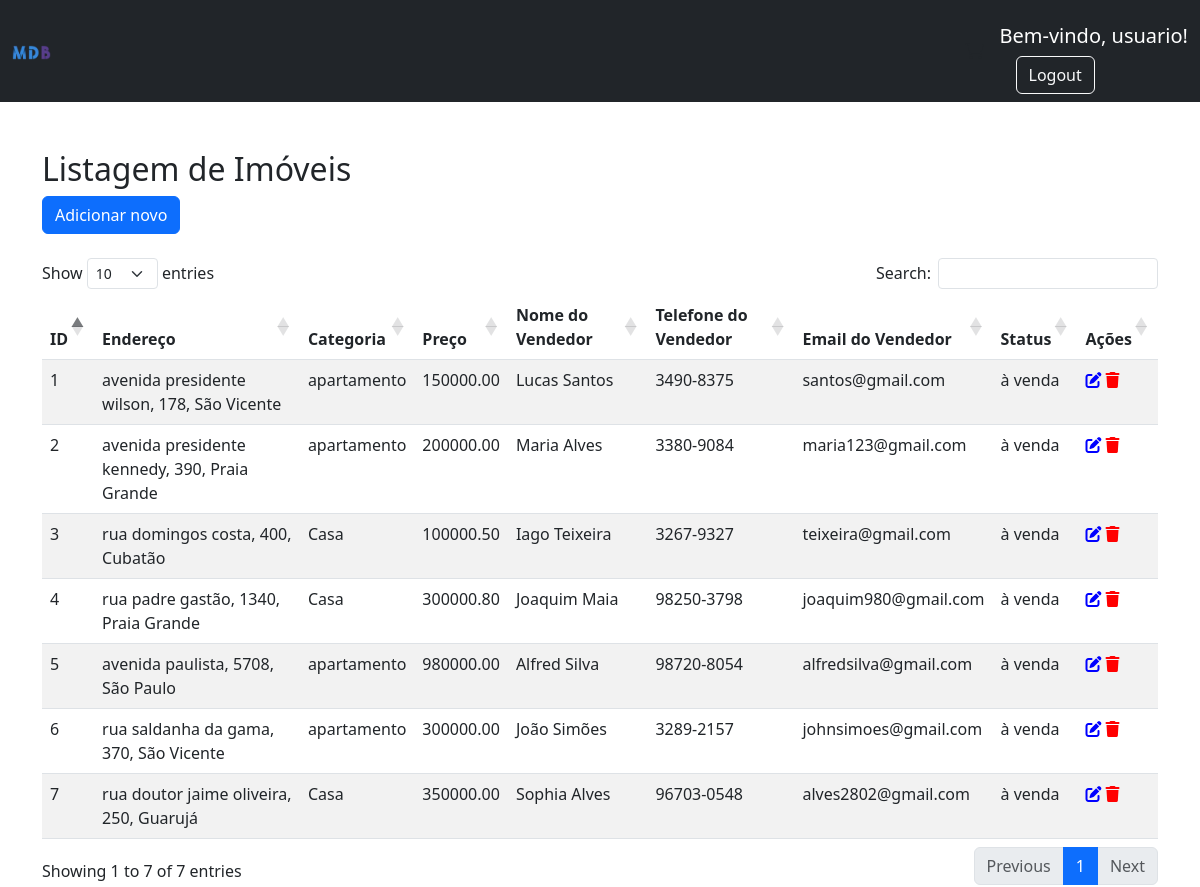
Page /painel.php (signed in) on the committed database.
### tables this page shows
CREATE TABLE `imoveis` (
  `id` int(20) NOT NULL,
  `endereco` varchar(255) NOT NULL,
  `categoria` varchar(50) DEFAULT NULL,
  `preco` decimal(10,2) NOT NULL,
  `nome_vendedor` varchar(255) NOT NULL,
  `telefone_vendedor` varchar(20) NOT NULL,
  `email_vendedor` varchar(255) NOT NULL,
  `status` varchar(30) DEFAULT NULL
);

### painel.php (the view, shortened to what this page needs)
<!DOCTYPE html>
<html>
<head>
    <link href="https://cdn.jsdelivr.net/npm/bootstrap@5.3.0/dist/css/bootstrap.min.css" rel="stylesheet">
    <link href="https://cdn.datatables.net/1.13.6/css/dataTables.bootstrap5.min.css" rel="stylesheet">
    <link rel="stylesheet" href="https://cdnjs.cloudflare.com/ajax/libs/font-awesome/6.4.2/css/all.min.css" />
</head>
<body>
    <?php
    $nomeUsuario = $_SESSION["nomeUsuario"];
    if ($nomeUsuario != null) {
    ?>
    <nav class="navbar navbar-expand-lg navbar-dark bg-dark">
        <div class="container-fluid">
            <div class="collapse navbar-collapse" id="navbarSupportedContent">
                <a class="navbar-brand mt-2 mt-lg-0" href="#">
                    <img
                        src="/fastimoveis/assets/logo.webp"
                        height="15"
                        alt="MDB Logo"
                        loading="lazy"
                    />
                </a>
            </div>
            <div class="d-flex align-items-center">
                <a class="text-reset me-3" href="#">
                    <i class="fas fa-shopping-cart"></i>
                </a>
                <div class="dropdown">
                    <a>
                        <h5 class="mt-3" style="color: white;">Bem-vindo, <?= $nomeUsuario ?>!</h5>
                    </a>
                    <div class="ms-3">
                        <a href="logout.php" class="btn btn-outline-light">Logout</a>
                    </div>
                </div>
            </div>
        </div>
    </nav>
    <div class="container">
        <h2 class="mt-5">Listagem de Imóveis</h2>
        <button type="button" class="btn btn-primary" data-bs-toggle="modal" data-bs-target="#addModal">
            Adicionar novo
        </button>
        <br>
        <br>
        <table id="imoveisTable" class="table table-striped">
            <thead>
                <tr>
                    <th>ID</th>
                    <th>Endereço</th>
                    <th>Categoria</th>
                    <th>Preço</th>
                    <th>Nome do Vendedor</th>
                    <th>Telefone do Vendedor</th>
                    <th>Email do Vendedor</th>
                    <th>Status</th>
                    <th>Ações</th>
                </tr>
            </thead>
            <tbody>
                <?php
                try {
                    $conn = new PDO("mysql:host=localhost;dbname=fastimoveis;charset=utf8", "root", "");
                    $query = "SELECT * FROM imoveis";
                    $stmt = $conn->query($query);
                    while ($row = $stmt->fetch(PDO::FETCH_ASSOC)) {
                ?>
                    <tr>
                        <td><?= $row['id'] ?></td>
                        <td><?= $row['endereco'] ?></td>
                        <td><?= $row['categoria'] ?></td>
                        <td><?= $row['preco'] ?></td>
                        <td><?= $row['nome_vendedor'] ?></td>
                        <td><?= $row['telefone_vendedor'] ?></td>
                        <td><?= $row['email_vendedor'] ?></td>
                        <td><?= $row['status'] ?></td>
                        <td>
                            <i class="edit-icon icon-button" data-bs-toggle="modal" data-bs-target="#editModal<?= $row['id'] ?>">
                                <i class="fas fa-edit"></i>
                            </i>
                            <i class="delete-icon" type="button" class="btn btn-icon btn-danger" onclick="deleteRecord(<?= $row['id'] ?>)">
                                <i class="fas fa-trash"></i>
                            </i>
                        </td>
                    </tr>
                    </div>
                <?php
                    }
                } catch (PDOException $e) {
                    echo "Error: " . $e->getMessage();
                }
                ?>
</body>
<?php }  ?>
</html>

### painel.php (style rules this page uses)
.edit-icon { color: blue; }
.delete-icon { color: red; }
.icon-button { cursor: pointer; transition: color 0.2s; }

### rows in the picture
imoveis: id "1", endereco "avenida presidente wilson, 178, São Vicente", categoria "apartamento", preco "150000.00", nome_vendedor "Lucas Santos", telefone_vendedor "3490-8375", email_vendedor "santos@gmail.com", status "à venda"
imoveis: id "2", endereco "avenida presidente kennedy, 390, Praia Grande", categoria "apartamento", preco "200000.00", nome_vendedor "Maria Alves", telefone_vendedor "3380-9084", email_vendedor "maria123@gmail.com", status "à venda"
imoveis: id "3", endereco "rua domingos costa, 400, Cubatão", categoria "Casa", preco "100000.50", nome_vendedor "Iago Teixeira", telefone_vendedor "3267-9327", email_vendedor "teixeira@gmail.com", status "à venda"
imoveis: id "4", endereco "rua padre gastão, 1340, Praia Grande", categoria "Casa", preco "300000.80", nome_vendedor "Joaquim Maia", telefone_vendedor "98250-3798", email_vendedor "joaquim980@gmail.com", status "à venda"
imoveis: id "5", endereco "avenida paulista, 5708, São Paulo", categoria "apartamento", preco "980000.00", nome_vendedor "Alfred Silva", telefone_vendedor "98720-8054", email_vendedor "alfredsilva@gmail.com", status "à venda"
imoveis: id "6", endereco "rua saldanha da gama, 370, São Vicente", categoria "apartamento", preco "300000.00", nome_vendedor "João Simões", telefone_vendedor "3289-2157", email_vendedor "johnsimoes@gmail.com", status "à venda"
imoveis: id "7", endereco "rua doutor jaime oliveira, 250, Guarujá", categoria "Casa", preco "350000.00", nome_vendedor "Sophia Alves", telefone_vendedor "96703-0548", email_vendedor "alves2802@gmail.com", status "à venda"

### other values in the picture
$nomeUsuario "usuario"
